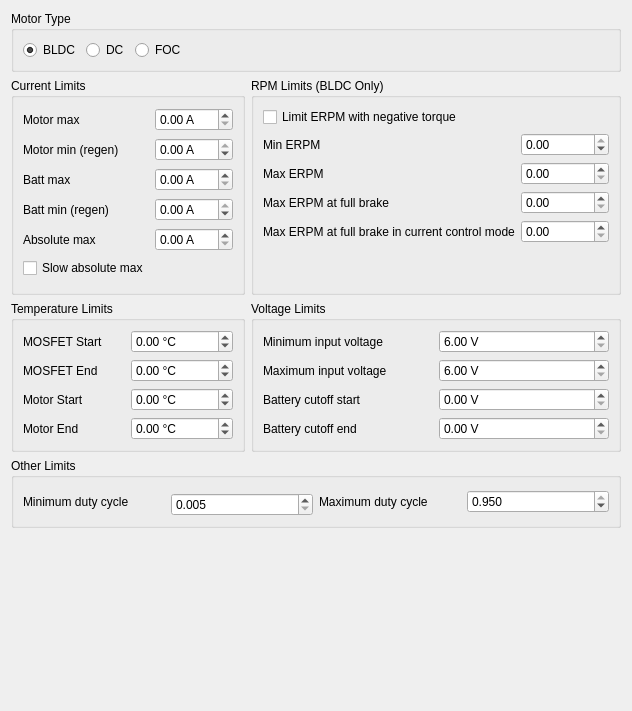
            <widget class="QWidget" name="tab_12">
             <attribute name="title">
              <string>Motor</string>
             </attribute>
             <layout class="QVBoxLayout" name="verticalLayout_24">
              <item>
               <widget class="QGroupBox" name="groupBox_29">
                <property name="title">
                 <string>Motor Type</string>
                </property>
                <layout class="QHBoxLayout" name="horizontalLayout_34">
                 <item>
                  <widget class="QRadioButton" name="mcconfTypeBldcButton">
                   <property name="text">
                    <string>BLDC</string>
                   </property>
                   <property name="checked">
                    <bool>true</bool>
                   </property>
                  </widget>
                 </item>
                 <item>
                  <widget class="QRadioButton" name="mcconfTypeDcButton">
                   <property name="text">
                    <string>DC</string>
                   </property>
                  </widget>
                 </item>
                 <item>
                  <widget class="QRadioButton" name="mcconfTypeFocButton">
                   <property name="text">
                    <string>FOC</string>
                   </property>
                  </widget>
                 </item>
                 <item>
                  <spacer name="horizontalSpacer_15">
                   <property name="orientation">
                    <enum>Qt::Horizontal</enum>
                   </property>
                   <property name="sizeHint" stdset="0">
                    <size>
                     <width>40</width>
                     <height>20</height>
                    </size>
                   </property>
                  </spacer>
                 </item>
                </layout>
               </widget>
              </item>
              <item>
               <layout class="QGridLayout" name="gridLayout_24">
                <item row="0" column="0">
                 <widget class="QGroupBox" name="groupBox_8">
                  <property name="sizePolicy">
                   <sizepolicy hsizetype="Preferred" vsizetype="MinimumExpanding">
                    <horstretch>0</horstretch>
                    <verstretch>0</verstretch>
                   </sizepolicy>
                  </property>
                  <property name="title">
                   <string>Current Limits</string>
                  </property>
                  <layout class="QHBoxLayout" name="horizontalLayout_18">
                   <item>
                    <layout class="QGridLayout" name="gridLayout_9">
                     <item row="3" column="0">
                      <widget class="QLabel" name="label_19">
                       <property name="text">
                        <string>Batt min (regen)</string>
                       </property>
                      </widget>
                     </item>
                     <item row="4" column="0">
                      <widget class="QLabel" name="label_20">
                       <property name="text">
                        <string>Absolute max</string>
                       </property>
                      </widget>
                     </item>
                     <item row="3" column="1">
                      <widget class="QDoubleSpinBox" name="mcconfLimCurrentInMinBox">
                       <property name="suffix">
                        <string> A</string>
                       </property>
                       <property name="minimum">
                        <double>-200.000000000000000</double>
                       </property>
                       <property name="maximum">
                        <double>0.000000000000000</double>
                       </property>
                      </widget>
                     </item>
                     <item row="2" column="0">
                      <widget class="QLabel" name="label_18">
                       <property name="text">
                        <string>Batt max</string>
                       </property>
                      </widget>
                     </item>
                     <item row="1" column="0">
                      <widget class="QLabel" name="label_17">
                       <property name="text">
                        <string>Motor min (regen)</string>
                       </property>
                      </widget>
                     </item>
                     <item row="4" column="1">
                      <widget class="QDoubleSpinBox" name="mcconfLimCurrentAbsMaxBox">
                       <property name="suffix">
                        <string> A</string>
                       </property>
                       <property name="maximum">
                        <double>240.000000000000000</double>
                       </property>
                      </widget>
                     </item>
                     <item row="1" column="1">
                      <widget class="QDoubleSpinBox" name="mcconfLimCurrentMinBox">
                       <property name="suffix">
                        <string> A</string>
                       </property>
                       <property name="minimum">
                        <double>-200.000000000000000</double>
                       </property>
                       <property name="maximum">
                        <double>0.000000000000000</double>
                       </property>
                      </widget>
                     </item>
                     <item row="2" column="1">
                      <widget class="QDoubleSpinBox" name="mcconfLimCurrentInMaxBox">
                       <property name="suffix">
                        <string> A</string>
                       </property>
                       <property name="maximum">
                        <double>200.000000000000000</double>
                       </property>
                      </widget>
                     </item>
                     <item row="0" column="0">
                      <widget class="QLabel" name="label_16">
                       <property name="text">
                        <string>Motor max</string>
                       </property>
                      </widget>
                     </item>
                     <item row="0" column="1">
                      <widget class="QDoubleSpinBox" name="mcconfLimCurrentMaxBox">
                       <property name="suffix">
                        <string> A</string>
                       </property>
                       <property name="maximum">
                        <double>200.000000000000000</double>
                       </property>
                      </widget>
                     </item>
                     <item row="5" column="0">
                      <widget class="QCheckBox" name="mcconfLimCurrentSlowAbsMaxBox">
                       <property name="text">
                        <string>Slow absolute max</string>
                       </property>
                      </widget>
                     </item>
                    </layout>
                   </item>
                  </layout>
                 </widget>
                </item>
                <item row="0" column="1">
                 <widget class="QGroupBox" name="groupBox_9">
                  <property name="sizePolicy">
                   <sizepolicy hsizetype="Preferred" vsizetype="MinimumExpanding">
                    <horstretch>0</horstretch>
                    <verstretch>0</verstretch>
                   </sizepolicy>
                  </property>
                  <property name="title">
                   <string>RPM Limits (BLDC Only)</string>
                  </property>
                  <layout class="QHBoxLayout" name="horizontalLayout_19">
                   <item>
                    <layout class="QGridLayout" name="gridLayout_10">
                     <item row="1" column="0">
                      <widget class="QLabel" name="label_21">
                       <property name="text">
                        <string>Min ERPM</string>
                       </property>
                      </widget>
                     </item>
                     <item row="2" column="1">
                      <widget class="QDoubleSpinBox" name="mcconfLimMaxErpmBox">
                       <property name="maximum">
                        <double>200000.000000000000000</double>
                       </property>
                       <property name="singleStep">
                        <double>100.000000000000000</double>
                       </property>
                      </widget>
                     </item>
                     <item row="3" column="1">
                      <widget class="QDoubleSpinBox" name="mcconfLimMaxErpmFbrakeBox">
                       <property name="maximum">
                        <double>100000.000000000000000</double>
                       </property>
                       <property name="singleStep">
                        <double>100.000000000000000</double>
                       </property>
                      </widget>
                     </item>
                     <item row="1" column="1">
                      <widget class="QDoubleSpinBox" name="mcconfLimMinErpmBox">
                       <property name="minimum">
                        <double>-200000.000000000000000</double>
                       </property>
                       <property name="maximum">
                        <double>0.000000000000000</double>
                       </property>
                       <property name="singleStep">
                        <double>100.000000000000000</double>
                       </property>
                      </widget>
                     </item>
                     <item row="2" column="0">
                      <widget class="QLabel" name="label_22">
                       <property name="text">
                        <string>Max ERPM</string>
                       </property>
                      </widget>
                     </item>
                     <item row="3" column="0">
                      <widget class="QLabel" name="label_23">
                       <property name="text">
                        <string>Max ERPM at full brake</string>
                       </property>
                      </widget>
                     </item>
                     <item row="0" column="0">
                      <widget class="QCheckBox" name="mcconfLimErpmLimitNegTorqueBox">
                       <property name="text">
                        <string>Limit ERPM with negative torque</string>
                       </property>
                      </widget>
                     </item>
                     <item row="5" column="0">
                      <spacer name="verticalSpacer_11">
                       <property name="orientation">
                        <enum>Qt::Vertical</enum>
                       </property>
                       <property name="sizeHint" stdset="0">
                        <size>
                         <width>20</width>
                         <height>40</height>
                        </size>
                       </property>
                      </spacer>
                     </item>
                     <item row="4" column="0">
                      <widget class="QLabel" name="label_62">
                       <property name="text">
                        <string>Max ERPM at full brake in current control mode</string>
                       </property>
                      </widget>
                     </item>
                     <item row="4" column="1">
                      <widget class="QDoubleSpinBox" name="mcconfLimMaxErpmFbrakeCcBox">
                       <property name="maximum">
                        <double>100000.000000000000000</double>
                       </property>
                       <property name="singleStep">
                        <double>100.000000000000000</double>
                       </property>
                      </widget>
                     </item>
                    </layout>
                   </item>
                  </layout>
                 </widget>
                </item>
                <item row="1" column="0">
                 <widget class="QGroupBox" name="groupBox_27">
                  <property name="title">
                   <string>Temperature Limits</string>
                  </property>
                  <layout class="QGridLayout" name="gridLayout_23">
                   <item row="0" column="0">
                    <widget class="QLabel" name="label_57">
                     <property name="text">
                      <string>MOSFET Start</string>
                     </property>
                    </widget>
                   </item>
                   <item row="0" column="1">
                    <widget class="QDoubleSpinBox" name="mcconfLimTempFetStartBox">
                     <property name="suffix">
                      <string> °C</string>
                     </property>
                     <property name="minimum">
                      <double>-100.000000000000000</double>
                     </property>
                     <property name="maximum">
                      <double>300.000000000000000</double>
                     </property>
                     <property name="singleStep">
                      <double>5.000000000000000</double>
                     </property>
                    </widget>
                   </item>
                   <item row="1" column="0">
                    <widget class="QLabel" name="label_58">
                     <property name="text">
                      <string>MOSFET End</string>
                     </property>
                    </widget>
                   </item>
                   <item row="1" column="1">
                    <widget class="QDoubleSpinBox" name="mcconfLimTempFetEndBox">
                     <property name="suffix">
                      <string> °C</string>
                     </property>
                     <property name="minimum">
                      <double>-100.000000000000000</double>
                     </property>
                     <property name="maximum">
                      <double>300.000000000000000</double>
                     </property>
                     <property name="singleStep">
                      <double>5.000000000000000</double>
                     </property>
                    </widget>
                   </item>
                   <item row="2" column="0">
                    <widget class="QLabel" name="label_59">
                     <property name="text">
                      <string>Motor Start</string>
                     </property>
                    </widget>
                   </item>
                   <item row="2" column="1">
                    <widget class="QDoubleSpinBox" name="mcconfLimTempMotorStartBox">
                     <property name="suffix">
                      <string> °C</string>
                     </property>
                     <property name="minimum">
                      <double>-100.000000000000000</double>
                     </property>
                     <property name="maximum">
                      <double>300.000000000000000</double>
                     </property>
                     <property name="singleStep">
                      <double>5.000000000000000</double>
                     </property>
                    </widget>
                   </item>
                   <item row="3" column="0">
                    <widget class="QLabel" name="label_60">
                     <property name="text">
                      <string>Motor End</string>
                     </property>
                    </widget>
                   </item>
                   <item row="3" column="1">
                    <widget class="QDoubleSpinBox" name="mcconfLimTempMotorEndBox">
                     <property name="suffix">
                      <string> °C</string>
                     </property>
                     <property name="minimum">
                      <double>-100.000000000000000</double>
                     </property>
                     <property name="maximum">
                      <double>300.000000000000000</double>
                     </property>
                     <property name="singleStep">
                      <double>5.000000000000000</double>
                     </property>
                    </widget>
                   </item>
                  </layout>
                 </widget>
                </item>
                <item row="1" column="1">
                 <widget class="QGroupBox" name="groupBox_10">
                  <property name="title">
                   <string>Voltage Limits</string>
                  </property>
                  <layout class="QHBoxLayout" name="horizontalLayout_20">
                   <item>
                    <layout class="QGridLayout" name="gridLayout_11">
                     <item row="2" column="0">
                      <widget class="QLabel" name="label_86">
                       <property name="text">
                        <string>Battery cutoff start</string>
                       </property>
                      </widget>
                     </item>
                     <item row="1" column="0">
                      <widget class="QLabel" name="label_25">
                       <property name="text">
                        <string>Maximum input voltage</string>
                       </property>
                      </widget>
                     </item>
                     <item row="0" column="0">
                      <widget class="QLabel" name="label_24">
                       <property name="text">
                        <string>Minimum input voltage</string>
                       </property>
                      </widget>
                     </item>
                     <item row="0" column="1">
                      <widget class="QDoubleSpinBox" name="mcconfLimMinVinBox">
                       <property name="suffix">
                        <string> V</string>
                       </property>
                       <property name="minimum">
                        <double>6.000000000000000</double>
                       </property>
                       <property name="maximum">
                        <double>60.000000000000000</double>
                       </property>
                      </widget>
                     </item>
                     <item row="1" column="1">
                      <widget class="QDoubleSpinBox" name="mcconfLimMaxVinBox">
                       <property name="suffix">
                        <string> V</string>
                       </property>
                       <property name="minimum">
                        <double>6.000000000000000</double>
                       </property>
                       <property name="maximum">
                        <double>60.000000000000000</double>
                       </property>
                      </widget>
                     </item>
                     <item row="3" column="0">
                      <widget class="QLabel" name="label_87">
                       <property name="text">
                        <string>Battery cutoff end</string>
                       </property>
                      </widget>
                     </item>
                     <item row="2" column="1">
                      <widget class="QDoubleSpinBox" name="mcconfLimBatteryCutStartBox">
                       <property name="suffix">
                        <string> V</string>
                       </property>
                      </widget>
                     </item>
                     <item row="3" column="1">
                      <widget class="QDoubleSpinBox" name="mcconfLimBatteryCutEndBox">
                       <property name="suffix">
                        <string> V</string>
                       </property>
                      </widget>
                     </item>
                    </layout>
                   </item>
                  </layout>
                 </widget>
                </item>
               </layout>
              </item>
              <item>
               <widget class="QGroupBox" name="groupBox_38">
                <property name="title">
                 <string>Other Limits</string>
                </property>
                <layout class="QGridLayout" name="gridLayout_36">
                 <item row="0" column="0" rowspan="2" colspan="2">
                  <widget class="QLabel" name="label_83">
                   <property name="text">
                    <string>Minimum duty cycle</string>
                   </property>
                  </widget>
                 </item>
                 <item row="0" column="2" rowspan="2">
                  <widget class="QLabel" name="label_84">
                   <property name="text">
                    <string>Maximum duty cycle</string>
                   </property>
                  </widget>
                 </item>
                 <item row="0" column="3" rowspan="2">
                  <widget class="QDoubleSpinBox" name="mcconfLimMaxDutyBox">
                   <property name="decimals">
                    <number>3</number>
                   </property>
                   <property name="minimum">
                    <double>0.010000000000000</double>
                   </property>
                   <property name="maximum">
                    <double>0.950000000000000</double>
                   </property>
                   <property name="singleStep">
                    <double>0.010000000000000</double>
                   </property>
                   <property name="value">
                    <double>0.950000000000000</double>
                   </property>
                  </widget>
                 </item>
                 <item row="1" column="1">
                  <widget class="QDoubleSpinBox" name="mcconfLimMinDutyBox">
                   <property name="decimals">
                    <number>3</number>
                   </property>
                   <property name="minimum">
                    <double>0.005000000000000</double>
                   </property>
                   <property name="maximum">
                    <double>0.500000000000000</double>
                   </property>
                   <property name="singleStep">
                    <double>0.005000000000000</double>
                   </property>
                  </widget>
                 </item>
                </layout>
               </widget>
              </item>
              <item>
               <spacer name="verticalSpacer_4">
                <property name="orientation">
                 <enum>Qt::Vertical</enum>
                </property>
                <property name="sizeHint" stdset="0">
                 <size>
                  <width>17</width>
                  <height>172</height>
                 </size>
                </property>
               </spacer>
              </item>
             </layout>
            </widget>
